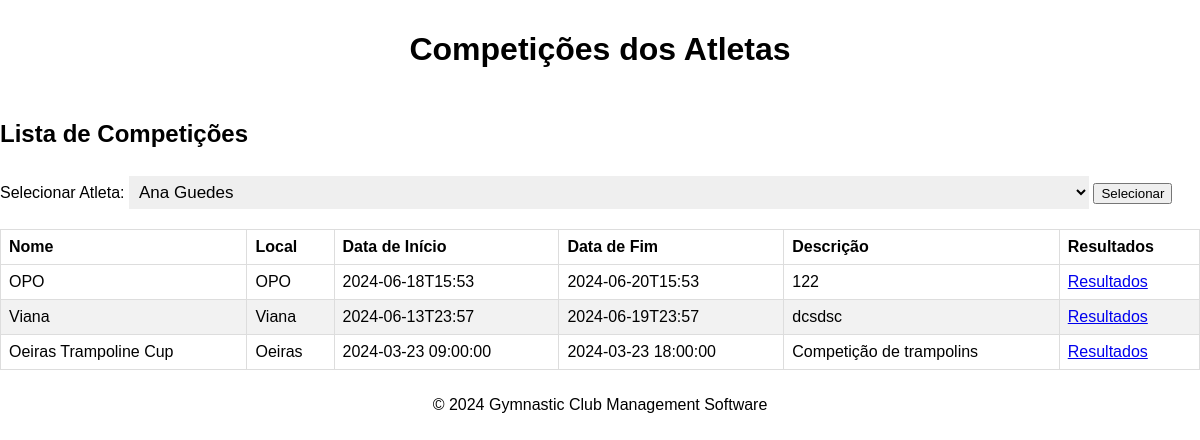
/frontend/list_athlete_comp.php?athlete_id=3 (signed in), run on the app's committed database.
### tables this page shows
CREATE TABLE Competition (
    idCompetition INTEGER PRIMARY KEY AUTOINCREMENT,
    name VARCHAR(255) NOT NULL,
    local VARCHAR(255) NOT NULL,
    startTime DATETIME NOT NULL,
    endTime DATETIME NOT NULL,
    description TEXT NOT NULL,
    UNIQUE(idCompetition)

);

### frontend/list_athlete_comp.php (the view, shortened to what this page needs)
<!DOCTYPE html>
<html lang="pt">
<head>
    <link rel="stylesheet" href="../static/styles.css">
</head>
<body>
    <header>
        <h1>Competições dos Atletas</h1>
    </header>
    <main>
        <div class="competition-list">
            <h2>Lista de Competições</h2>
            <form method="GET" action="<?php echo htmlspecialchars($_SERVER["PHP_SELF"]); ?>">
                <div class="search-container">
                    <label for="athlete_id">Selecionar Atleta:</label>
                    <select name="athlete_id" id="athlete_id">
                        <?php
                        include '../backend/db_connect.php';
                        $coach_id = $_SESSION['user_id'];
                        try {
                            $sql = "SELECT A.idAthlete, A.name
                                    FROM Athlete A
                                    JOIN AthleteDiscipline AD ON A.idAthlete = AD.idAthlete
                                    JOIN CoachingStaffDiscipline CD ON AD.idDiscipline = CD.idDiscipline
                                    WHERE CD.idCoachingStaff = :coach_id";
                            $stmt = $conn->prepare($sql);
                            $stmt->bindParam(':coach_id', $coach_id, PDO::PARAM_INT);
                            $stmt->execute();
                            while ($row = $stmt->fetch(PDO::FETCH_ASSOC)) {
                                $selected = ($_GET['athlete_id'] == $row['idAthlete']) ? 'selected' : '';
                                echo "<option value='{$row['idAthlete']}' $selected>{$row['name']}</option>";
                            }
                        } catch (Exception $e) {
                            echo "<option value=''>Erro ao carregar atletas: " . $e->getMessage() . "</option>";
                        }
                        ?>
                    </select>
                    <button type="submit">Selecionar</button>
                </div>
            </form>
            <table>
                <thead>
                    <tr>
                        <th>Nome</th>
                        <th>Local</th>
                        <th>Data de Início</th>
                        <th>Data de Fim</th>
                        <th>Descrição</th>
                        <th>Resultados</th>
                    </tr>
                </thead>
                <tbody>
                    <?php
                    include '../backend/db_connect.php';
                    if ($_SERVER["REQUEST_METHOD"] == "GET" && isset($_GET['athlete_id'])) {
                        $athlete_id = $_GET['athlete_id'];
                        try {
                            $sql = "SELECT DISTINCT C.idCompetition, C.name, C.local, C.startTime, C.endTime, C.description
                                    FROM Competition C
                                    JOIN Result R ON C.idCompetition = R.idCompetition
                                    WHERE R.idAthlete = :athlete_id
                                    ORDER BY C.startTime DESC";
                            $stmt = $conn->prepare($sql);
                            $stmt->bindParam(':athlete_id', $athlete_id, PDO::PARAM_INT);
                            $stmt->execute();
                            while ($row = $stmt->fetch(PDO::FETCH_ASSOC)) {
                                echo "<tr>";
                                echo "<td>{$row['name']}</td>";
                                echo "<td>{$row['local']}</td>";
                                echo "<td>{$row['startTime']}</td>";
                                echo "<td>{$row['endTime']}</td>";
                                echo "<td>{$row['description']}</td>";
                                echo "<td><a href='comp_result2.php?competition_id={$row['idCompetition']}&athlete_id={$athlete_id}'>Resultados</a></td>";
                                echo "</tr>";
                            }
                        } catch (Exception $e) {
                            echo "<tr><td colspan='6'>Erro: " . $e->getMessage() . "</td></tr>";
                        }
                    }
                    ?>
                </tbody>
            </table>
        </div>
    </main>
    <footer>
        <p>&copy; 2024 Gymnastic Club Management Software</p>
    </footer>
</body>
</html>

### css/styles.css (style rules this page uses)
body { margin: 0; padding: 0; box-sizing: border-box; font-family: Poppins, sans-serif; overflow: hidden; display: flex; flex-direction: column; height: 100vh; }
header { text-align: center; padding: 10px 20px; background-color: rgba(255, 255, 255, 0.5); flex-shrink: 0; font: arial; }
footer { text-align: center; padding: 10px 20px; flex-shrink: 0; }

### frontend/list_athlete_comp.php (style rules this page uses)
table { width: 100%; border-collapse: collapse; }
th, td { border: 1px solid #dddddd; text-align: left; padding: 8px; }
tr:nth-child(even) { background-color: #f2f2f2; }
.search-container { margin-bottom: 20px; }
.search-container select { padding: 6px; margin-top: 8px; font-size: 17px; border: none; width: 80%; }

### data on the page
competition: name "OPO", local "OPO", startTime "2024-06-18T15:53", endTime "2024-06-20T15:53", description "122"
competition: name "Viana", local "Viana", startTime "2024-06-13T23:57", endTime "2024-06-19T23:57", description "dcsdsc"
competition: name "Oeiras Trampoline Cup", local "Oeiras", startTime "2024-03-23 09:00:00", endTime "2024-03-23 18:00:00", description "Competição de trampolins"

### other printed values
form field athlete_id "Ana Guedes"
